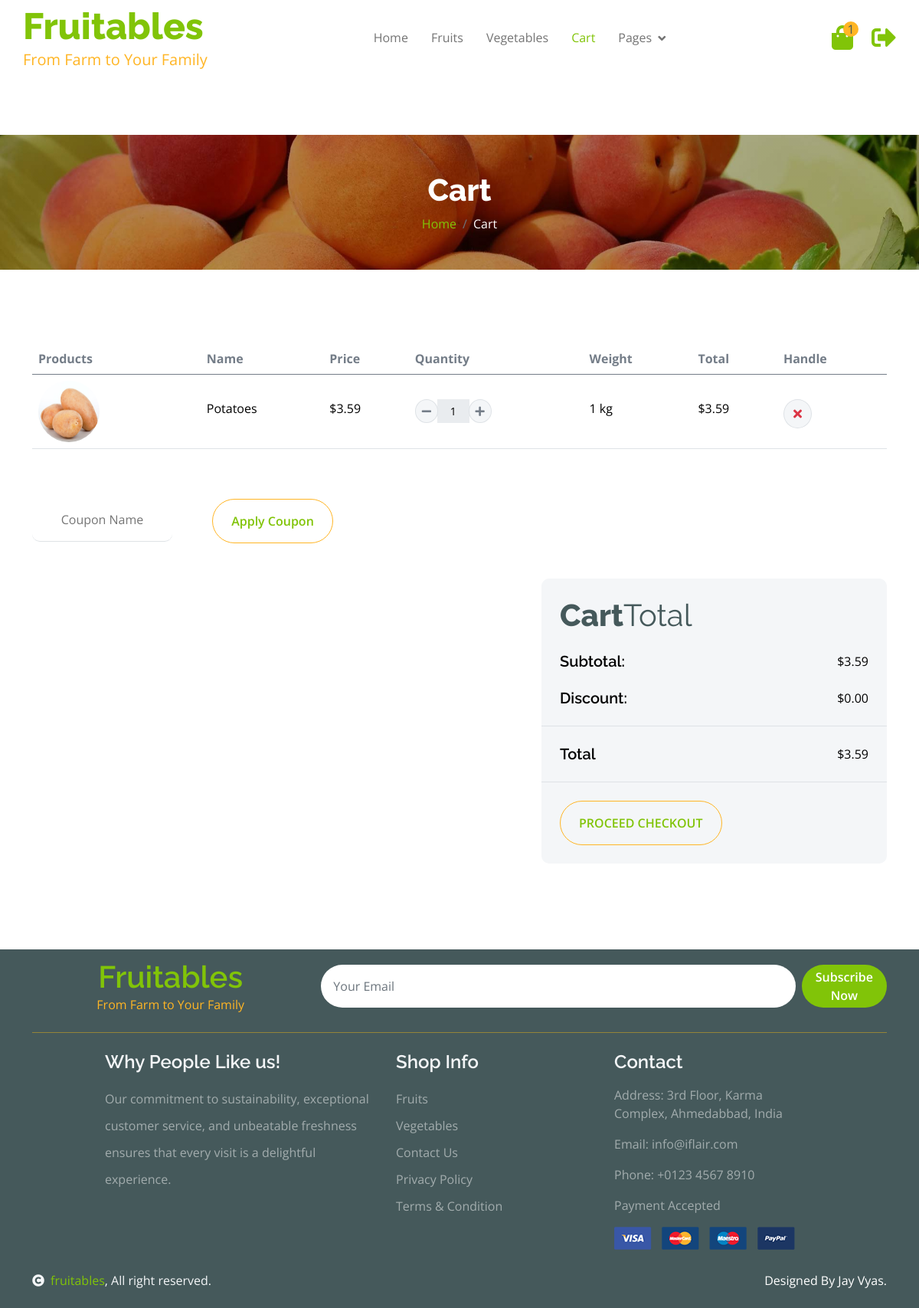
The app's page /cart/ (signed in), older data.
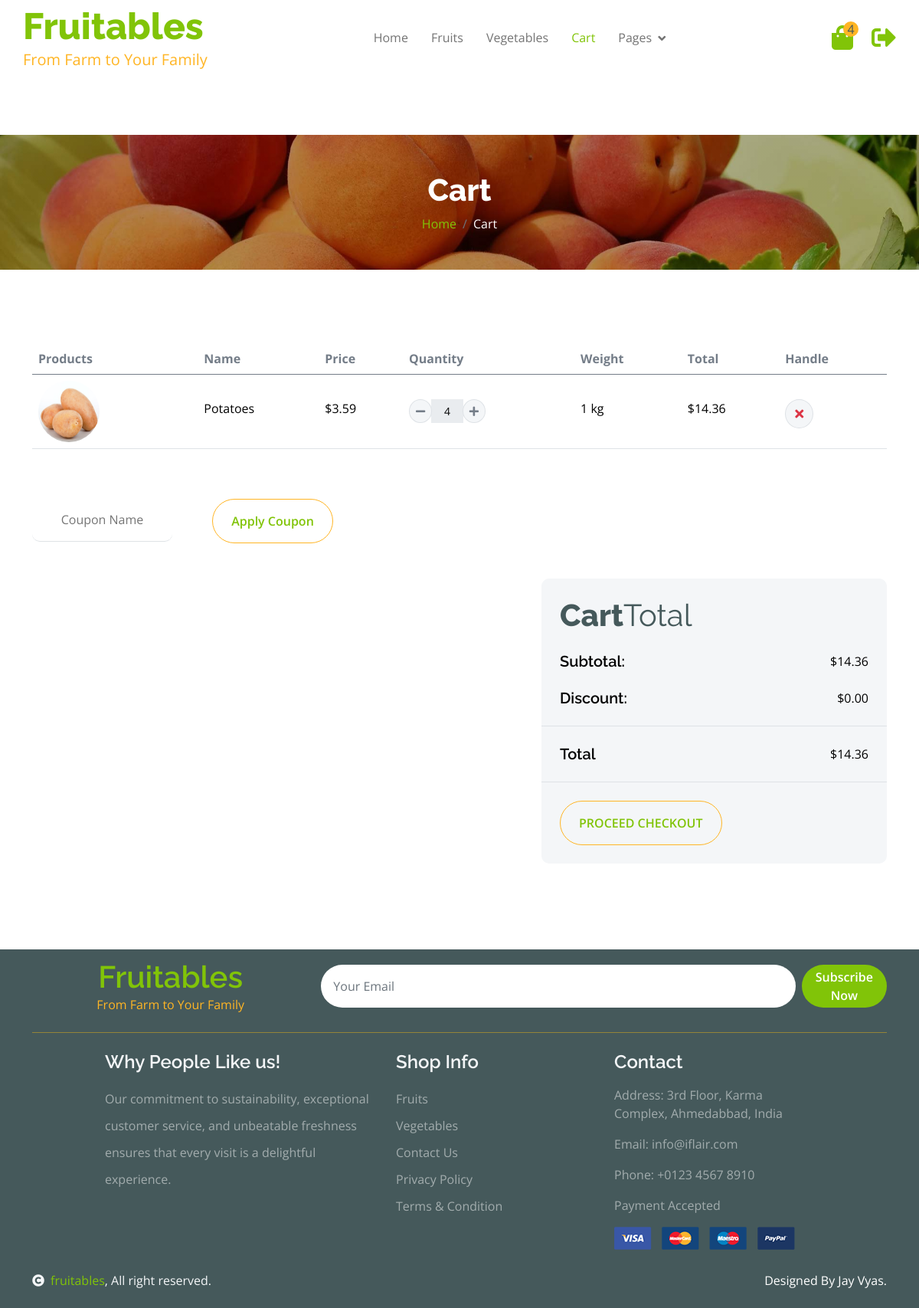
The same page, newer data.
### myapp/models.py (models this page shows, shortened)
class Products(models.Model):
    product_id = models.AutoField(primary_key=True)
    name = models.CharField(max_length=255)
    image = models.ImageField(upload_to='products/images/')
    description = models.TextField()
    price = models.DecimalField(max_digits=10, decimal_places=2)
    category1 = models.ForeignKey(Category1, on_delete=models.SET_NULL, null=True, blank=True)
    category2 = models.ForeignKey(Category2, on_delete=models.SET_NULL, null=True, blank=True)
    weight = models.CharField(max_length=50, null=True, blank=True)  # Weight with unit (e.g., "1 kg", "1 piece")
    country = models.CharField(max_length=255, null=True, blank=True)  # Country of origin
    out_of_stock = models.BooleanField(default=False)
    created_at = models.DateTimeField(auto_now_add=True)

class CartItem(models.Model):
    user = models.ForeignKey(User, on_delete=models.CASCADE)
    product = models.ForeignKey('Products', on_delete=models.CASCADE)
    quantity = models.PositiveIntegerField(default=1)
    total = models.DecimalField(max_digits=10, decimal_places=2, default=0.00)
    subtotal = models.DecimalField(max_digits=10, decimal_places=2, default=0.00)
    discount = models.DecimalField(max_digits=10, decimal_places=2, default=0.00)
    created_at = models.DateTimeField(auto_now_add=True)

### myapp/views.py (the view)
# urls.py: path('cart/', views.cart, name='cart'),
@login_required(login_url='login')
def cart(request):
    cart_items = CartItem.objects.filter(user=request.user)
    coupon_name = request.GET.get('coupon_name', '').strip()
    if not coupon_name:
        cart_items.update(discount=Decimal('0.00'))
        for cart_item in cart_items:
            cart_item.total = cart_item.subtotal  # Reset total to match subtotal
            cart_item.save()
    subtotal = sum(cart_item.subtotal for cart_item in cart_items)
    discount = sum(cart_item.discount for cart_item in cart_items)
    total = subtotal - discount
    cart_items_with_totals = [
        {
            'product': cart_item.product,
            'quantity': cart_item.quantity,
            'total': cart_item.total,  # This is the total for each cart item
        }
        for cart_item in cart_items
    ]
    return render(request, 'cart.html', {
        'cartitems': cart_items_with_totals,
        'subtotal': subtotal,
        'total': total,  # This is the total for the entire cart
        'discount': discount
    })

### templates/cart.html (shortened to what this page needs)
{% extends "base.html" %}
{% load static %}
{% block content %}
<div class="container-fluid page-header py-5">
    <h1 class="text-center text-white display-6">Cart</h1>
    <ol class="breadcrumb justify-content-center mb-0">
        <li class="breadcrumb-item"><a href="{% url 'index' %}">Home</a></li>
        <li class="breadcrumb-item active text-white">Cart</li>
    </ol>
</div>
<div class="container-fluid py-5">
    <div class="container py-5">
        {% if cartitems %}
            <div class="table-responsive">
                <table class="table">
                    <thead>
                        <tr>
                            <th scope="col">Products</th>
                            <th scope="col">Name</th>
                            <th scope="col">Price</th>
                            <th scope="col">Quantity</th>
                            <th scope="col">Weight</th>
                            <th scope="col">Total</th>
                            <th scope="col">Handle</th>
                        </tr>
                    </thead>
                    <tbody id="cart-items">
                        {% for cartitem in cartitems %}
                        <tr class="cart-item" data-product-id="{{ cartitem.product.product_id }}">
                            <th scope="row">
                                <div class="d-flex align-items-center">
                                    <img src="{{ cartitem.product.image.url }}" class="img-fluid me-3 rounded-circle" style="width: 80px; height: 80px;" alt="">
                                </div>
                            </th>
                            <td>
                                <p class="mb-0 mt-4" style="color: black;">{{ cartitem.product.name }}</p>
                            </td>
                            <td>
                                <p class="mb-0 mt-4 price"style="color: black;">${{ cartitem.product.price|floatformat:2 }}</p>
                            </td>
                            <td>
                                <div class="input-group quantity mt-4" style="width: 100px;">
                                    <div class="input-group-btn">
                                        <button class="btn btn-sm btn-minus rounded-circle bg-light border" type="button" onclick="updateCartQuantity({{ cartitem.product.product_id }}, -1)">
                                            <i class="fa fa-minus"></i>
                                        </button>
                                    </div>
                                    <input type="text" class="form-control form-control-sm text-center border-0 quantity-input" style="color: black;" value="{{ cartitem.quantity }}" readonly>
                                    <div class="input-group-btn">
                                        <button class="btn btn-sm btn-plus rounded-circle bg-light border" type="button" onclick="updateCartQuantity({{ cartitem.product.product_id }}, 1)">
                                            <i class="fa fa-plus"></i>
                                        </button>
                                    </div>
                                </div>
                            </td>
                            <td>
                                <p class="mb-0 mt-4" style="color: black;">{{ cartitem.product.weight }}</p>
                            </td>
                            <td>
                                <p class="mb-0 mt-4 total-price" style="color: black;">${{ cartitem.total|floatformat:2 }}</p>
                            </td>
                            <td>
                                <button class="btn btn-md rounded-circle bg-light border mt-4 btn-remove" type="button" onclick="removeCartItem({{ cartitem.product.product_id }})"><i class="fa fa-times text-danger"></i></button>
                            </td>
                        </tr>
                        {% endfor %}
                    </tbody>
                </table>
            </div>
            <div class="mt-5">
                <input type="text" id="coupon-name" class="border-0 border-bottom rounded me-5 py-3 mb-4" placeholder="Coupon Name" style="text-align: center;">
                <button class="btn border-secondary rounded-pill px-4 py-3 text-primary" type="button" onclick="applyCoupon()">Apply Coupon</button>
            </div>
            <div class="row g-4 justify-content-end">
                <div class="col-sm-8 col-md-7 col-lg-6 col-xl-5">
                    <div class="bg-light rounded">
                        <div class="p-4">
                            <h1 class="display-6 mb-4">Cart<span class="fw-normal">Total</span></h1>
                            <div class="d-flex justify-content-between mb-4">
                                <h5 class="mb-0 me-4" style="color: black;">Subtotal:</h5>
                                <p class="mb-0" id="subtotal" style="color: black;">${{ subtotal|floatformat:2 }}</p>
                            </div>
                            <div class="d-flex justify-content-between">
                                <h5 class="mb-0 me-4" style="color: black;">Discount:</h5>
                                <div class="">
                                    <p class="mb-0" id="discount" style="color: black;">${{ discount|floatformat:2 }}</p>
                                </div>
                            </div>
                        </div>
                        <div class="py-4 mb-4 border-top border-bottom d-flex justify-content-between">
                            <h5 class="mb-0 ps-4 me-4" style="color: black;">Total</h5>
                            <p class="mb-0 pe-4" id="total" style="color: black;">${{ total|floatformat:2 }}</p>
                        </div>
                        <a href="{% url 'checkout' %}">
                            <button class="btn border-secondary rounded-pill px-4 py-3 text-primary text-uppercase mb-4 ms-4" type="button" onclick="proceedToCheckout()" >Proceed Checkout</button>
                        </a>
                    </div>
                </div>
            </div>
        {% else %}
            <div class="text-center py-5">
                <h2 class="text-muted">Your cart is empty.</h2>
                <a href="{% url 'index' %}" class="btn btn-primary">Continue Shopping</a>
            </div>
        {% endif %}
    </div>
</div>
{% endblock %}

### templates/base.html (shortened to what this page needs)
{% load static %}
<!DOCTYPE html>
<html lang="en">
<head>
    <link rel="stylesheet" href="https://cdn.jsdelivr.net/npm/toastify-js/src/toastify.min.css">
    {% include "link.html" %}
</head>
    <body>
        {% include "header.html" %}
        {% block content %}
        {% endblock %}
        {% include "footer.html" %}
    </body>
</html>

### templates/link.html (shortened to what this page needs)
 {% load static %}
 <link rel="stylesheet" href="https://use.fontawesome.com/releases/v5.15.4/css/all.css"/>
 <link href="https://cdn.jsdelivr.net/npm/bootstrap-icons@1.4.1/font/bootstrap-icons.css" rel="stylesheet">
 <link href={% static "lib/lightbox/css/lightbox.min.css" %} rel="stylesheet">
 <link href={% static "lib/owlcarousel/assets/owl.carousel.min.css" %} rel="stylesheet">
 <link href={% static "css/bootstrap.min.css" %} rel="stylesheet">
 <link href={% static 'css/style.css' %} rel="stylesheet">
<link rel="stylesheet" href="https://cdn.datatables.net/1.11.5/css/jquery.dataTables.min.css">

### templates/header.html (shortened to what this page needs)
{% load static %}
<div class="container-fluid fixed-top">
    <div class="container px-0">
        <nav class="navbar navbar-light bg-white navbar-expand-xl">
            <a href="{% url 'index' %}" class="navbar-brand">
                <h1 class="text-primary display-5 mb-0">Fruitables</h1>
                <p class="text-secondary mb-0">From Farm to Your Family</p>
            </a>
            <div class="collapse navbar-collapse bg-white" id="navbarCollapse">
                <div class="navbar-nav mx-auto">
                    <a href="{% url 'index' %}" class="nav-item nav-link {% if request.path == '/' %}active{% endif %}">Home</a>
                    <a href="{% url 'fruits' %}" class="nav-item nav-link {% if request.path == '/fruits/' %}active{% endif %}">Fruits</a>
                    <a href="{% url 'vegetable' %}" class="nav-item nav-link {% if request.path == '/vegetable/' %}active{% endif %}">Vegetables</a>
                    <a href="{% url 'cart' %}" class="nav-item nav-link {% if request.path == '/cart/' %}active{% endif %}">Cart</a>
                    <div class="nav-item dropdown">
                        <a href="#" class="nav-link dropdown-toggle {% if request.path == '/contact/' or request.path == '/testimonial/' or request.path == '/error/' %}active{% endif %}" data-bs-toggle="dropdown">Pages</a>
                    </div>
                </div>
                <div class="d-flex m-3 me-0">
                    {% if user.is_authenticated %}
                        <a href="{% url 'cart' %}" class="position-relative me-4 my-auto">
                            <i class="fa fa-shopping-bag fa-2x"></i>
                            <span class="position-absolute bg-secondary rounded-circle d-flex align-items-center justify-content-center text-dark px-1" style="top: -5px; left: 15px; height: 20px; min-width: 20px;">
                                {{ cart_item_count }}
                            </span>
                        </a>
                        <a href="{% url 'logout' %}" class="my-auto">
                            <i class="fas fa-sign-out-alt fa-2x"></i>
                        </a>
                    {% else %}
                        <a href="{% url 'register' %}" class="my-auto">
                            <i class="fas fa-user fa-2x"></i>
                        </a>
                    {% endif %}
                </div>
            </div>
        </nav>
    </div>
</div>

### templates/footer.html (shortened to what this page needs)
{% load static %}
<div class="container-fluid bg-dark text-white-50 footer pt-2 mt-3">
    <div class="container py-1">
        <div class="pb-4 mb-4" style="border-bottom: 1px solid rgba(226, 175, 24, 0.5) ;">
            <div class="row g-3 justify-content-center align-items-center">
                <div class="col-lg-4 text-center">
                    <a href="#">
                        <h1 class="text-primary mb-0">Fruitables</h1>
                        <p class="text-secondary mb-0">From Farm to Your Family</p>
                    </a>
                </div>
                <div class="col-lg-8">
                    <form id="subscribe-form" action="{% url 'subscribe' %}" method="post" class="d-flex justify-content-center align-items-center position-relative">
                        {{ subscribe_form.email }}
                        <button type="submit" class="btn btn-primary border-0 py-1 px-2 rounded-pill text-white ms-2">Subscribe Now</button>
                    </form>
                </div>
            </div>
        </div>
        <div class="row g-7 justify-content-center">
            <div class="col-lg-4 col-md-6">
                <div class="footer-item">
                    <h4 class="text-light mb-3">Why People Like us!</h4>
                    <p class="mb-4">Our commitment to sustainability, exceptional customer service, and unbeatable freshness ensures that every visit is a delightful experience.</p>
                </div>
            </div>
            <div class="col-lg-3 col-md-6">
                <div class="d-flex flex-column text-start footer-item">
                    <h4 class="text-light mb-3">Shop Info</h4>
                    <a class="btn-link" href={% url 'fruits' %}>Fruits</a>
                    <a class="btn-link" href={% url 'vegetable' %}>Vegetables</a>
                    <a class="btn-link" href={% url 'contact' %}>Contact Us</a>
                    <a class="btn-link" href={% url 'policy' %}>Privacy Policy</a>
                    <a class="btn-link" href={% url 'terms' %}>Terms & Condition</a>
                </div>
            </div>
            <div class="col-lg-3 col-md-6">
                <div class="footer-item">
                    <h4 class="text-light mb-3">Contact</h4>
                    <p>Address: 3rd Floor, Karma Complex, Ahmedabbad, India</p>
                    <p>Email: info@iflair.com</p>
                    <p>Phone: +0123 4567 8910</p>
                    <p>Payment Accepted</p>
                    <img src={% static 'img/payment.png' %} class="img-fluid" alt="">
                </div>
            </div>
        </div>
    </div>
</div>
<div class="container-fluid copyright bg-dark py-4">
    <div class="container">
        <div class="row">
            <div class="col-md-6 text-center text-md-start mb-1 mb-md-0">
                <span class="text-light"><a href={% url 'index' %}><i class="fas fa-copyright text-light me-2"></i>fruitables</a>, All right reserved.</span>
            </div>
            <div class="col-md-6 my-auto text-center text-md-end text-white">
                Designed By <a class="border-bottom"></a> Jay Vyas.
            </div>
        </div>
    </div>
</div>

### templates/script.html (shortened to what this page needs)
 {% load static %}

Row changes from the older to the newer data that the page shows:
changed through a linked row, Products "Potatoes": quantity "1" → "4"; total "3.59" → "14.36"
Text that changed along with them:
{{ cart_item_count }}: "1" → "4"
{{ subtotal|floatformat:2 }}: "3.59" → "14.36"
{{ total|floatformat:2 }}: "3.59" → "14.36"
